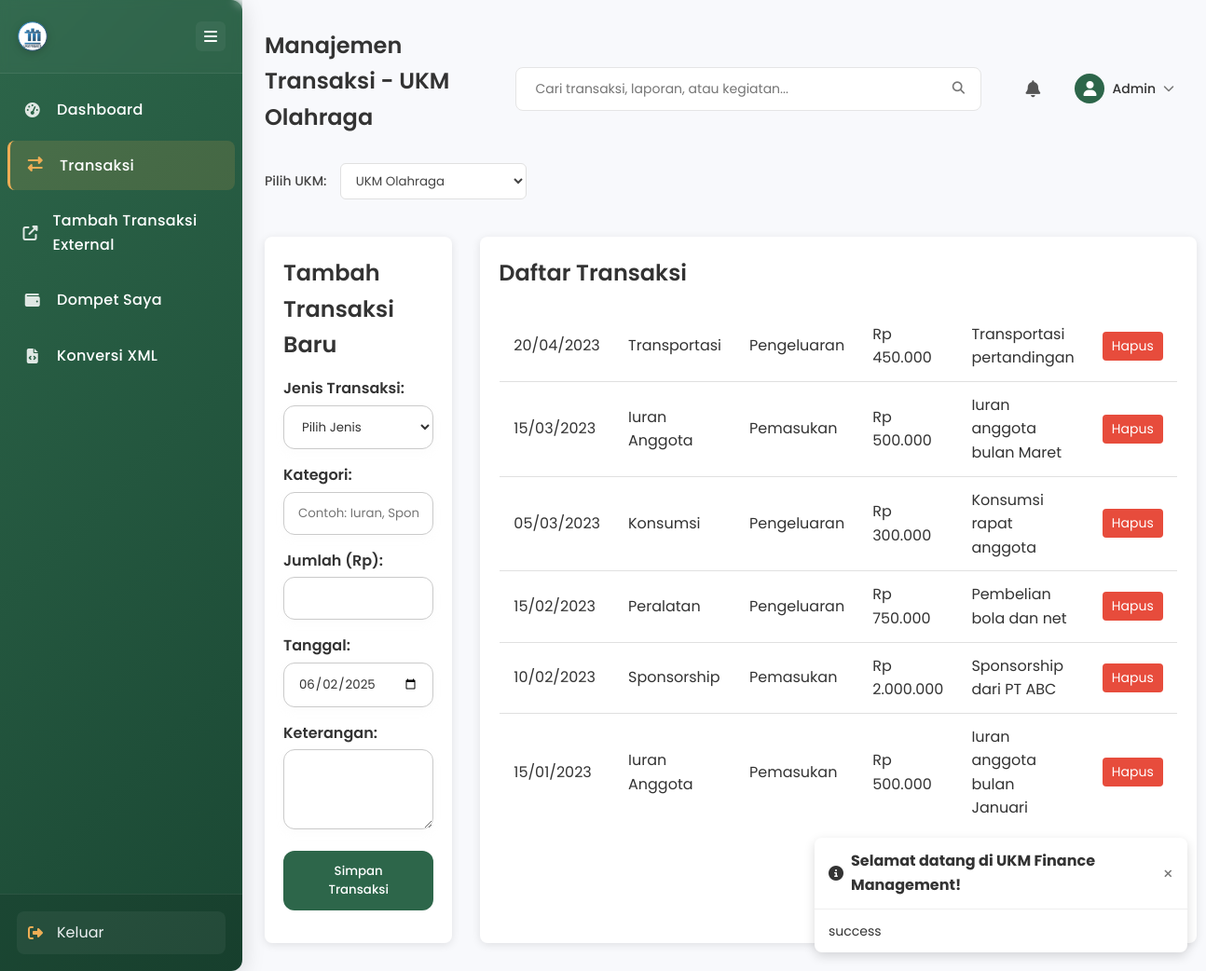
Screenshot of /transaksi.php?ukm_id=1 (signed in) with the database file from the repository.
### tables this page shows
CREATE TABLE IF NOT EXISTS `ukm` (
  `id` int(11) NOT NULL AUTO_INCREMENT,
  `nama_ukm` varchar(100) NOT NULL,
  `deskripsi` text,
  `ketua` varchar(100) DEFAULT NULL,
  `logo` varchar(255) DEFAULT NULL,
  `created_at` timestamp NOT NULL DEFAULT CURRENT_TIMESTAMP,
  `updated_at` timestamp NOT NULL DEFAULT CURRENT_TIMESTAMP ON UPDATE CURRENT_TIMESTAMP,
  PRIMARY KEY (`id`)
);

CREATE TABLE IF NOT EXISTS `transaksi` (
  `id` int(11) NOT NULL AUTO_INCREMENT,
  `ukm_id` int(11) NOT NULL,
  `jenis` enum('pemasukan','pengeluaran') NOT NULL,
  `kategori` varchar(100) NOT NULL,
  `jumlah` decimal(15,2) NOT NULL,
  `tanggal` date NOT NULL,
  `keterangan` text,
  `created_by` int(11) DEFAULT NULL,
  `created_at` timestamp NOT NULL DEFAULT CURRENT_TIMESTAMP,
  `updated_at` timestamp NOT NULL DEFAULT CURRENT_TIMESTAMP ON UPDATE CURRENT_TIMESTAMP,
  PRIMARY KEY (`id`),
  KEY `ukm_id` (`ukm_id`),
  KEY `created_by` (`created_by`),
  CONSTRAINT `transaksi_ibfk_1` FOREIGN KEY (`ukm_id`) REFERENCES `ukm` (`id`) ON DELETE CASCADE,
  CONSTRAINT `transaksi_ibfk_2` FOREIGN KEY (`created_by`) REFERENCES `users` (`id`) ON DELETE SET NULL
);

### class/finance.php (called while the page is built, shortened)
<?php
class Finance {
    private $host = 'localhost';
    private $user = 'root';
    private $pass = '';
    private $database = "ukm_finance";
    private $tblTransaksi = 'transaksi';
    private $tblUkm = 'ukm';
    private $dbConnect = false;
    public function __construct() {
        if(!$this->dbConnect) {
            try {
                $conn = new mysqli($this->host, $this->user, $this->pass, $this->database);
                $this->dbConnect = $conn;
            } catch (Exception $e) {
                error_log("Database connection error: " . $e->getMessage());
                throw new Exception("Database connection error: " . $e->getMessage());
            }
        }
    }
    public function getTransaksi($ukm_id = null, $limit = null) {
        $sqlQuery = "SELECT t.*, u.nama_ukm
                    FROM ".$this->tblTransaksi." t
                    LEFT JOIN ".$this->tblUkm." u ON t.ukm_id = u.id";
        $params = [];
        $types = "";
        if($ukm_id) {
            $sqlQuery .= " WHERE t.ukm_id = ?";
            $params[] = (int)$ukm_id;
            $types .= "i";
        }
        $sqlQuery .= " ORDER BY t.tanggal DESC";
        $stmt = $this->dbConnect->prepare($sqlQuery);
        if (!empty($params)) {
            $stmt->bind_param($types, ...$params);
        }
        if (!$stmt->execute()) {
            $error = $stmt->error;
            $stmt->close();
            throw new Exception("Failed to execute query: " . $error);
        }
        $result = $stmt->get_result();
        $transaksiData = [];
        while($transaksiRecord = $result->fetch_assoc()) {
            $transaksiData[] = $transaksiRecord;
        }
        return $transaksiData;
    }
    public function getUkm() {
        try {
            $sqlQuery = "SELECT * FROM ".$this->tblUkm." ORDER BY nama_ukm";
            $result = $this->dbConnect->query($sqlQuery);
            $ukmData = array();
            while($ukmRecord = $result->fetch_assoc()) {
                $ukmData[] = $ukmRecord;
            }
            return $ukmData;
        } catch (Exception $e) {
            error_log("Error in getUkm: " . $e->getMessage());
            throw new Exception("Failed to get UKM list: " . $e->getMessage());
        }
    }
}
?>

### transaksi.php (the view, shortened to what this page needs)
<?php
include('inc/header.php');
include('class/finance.php');
$finance = new Finance();
$ukms = $finance->getUkm();
$ukm_id = isset($_GET['ukm_id']) ? $_GET['ukm_id'] : (isset($_SESSION['ukm_id']) ? $_SESSION['ukm_id'] : (count($ukms) > 0 ? $ukms[0]['id'] : null));
$transaksi = $finance->getTransaksi($ukm_id);
$ukm_name = "";
foreach($ukms as $ukm) {
    if($ukm['id'] == $ukm_id) {
        $ukm_name = $ukm['nama_ukm'];
        break;
    }
}
?>
<div class="wrapper">
    <?php include('inc/sidebar.php'); ?>
    <div id="main-content">
        <section class="transaksi-page">
            <div class="page-header">
                <h1>Manajemen Transaksi <?php echo $ukm_name ? "- $ukm_name" : ""; ?></h1>
                <?php include('inc/profile_bar.php'); ?>
            </div>
    <?php if($ukm_id): ?>
        <div class="ukm-selector">
            <form method="GET" action="">
                <label for="ukm">Pilih UKM:</label>
                <select name="ukm_id" id="ukm" onchange="this.form.submit()">
                    <?php foreach($ukms as $ukm): ?>
                        <option value="<?php echo $ukm['id']; ?>" <?php echo ($ukm['id'] == $ukm_id) ? 'selected' : ''; ?>>
                            <?php echo $ukm['nama_ukm']; ?>
                        </option>
                    <?php endforeach; ?>
                </select>
            </form>
        </div>
        <div class="transaksi-container">
            <div class="transaksi-form">
                <h2>Tambah Transaksi Baru</h2>
                <form method="POST" action="">
                    <div class="form-group">
                        <label for="jenis">Jenis Transaksi:</label>
                        <select name="jenis" id="jenis" required>
                            <option value="">Pilih Jenis</option>
                        </select>
                    </div>
                    <div class="form-group">
                        <label for="kategori">Kategori:</label>
                        <input type="text" name="kategori" id="kategori" required placeholder="Contoh: Iuran, Sponsorship, Konsumsi, dll">
                    </div>
                    <div class="form-group">
                        <label for="jumlah">Jumlah (Rp):</label>
                        <input type="number" name="jumlah" id="jumlah" required min="0">
                    </div>
                    <div class="form-group">
                        <label for="tanggal">Tanggal:</label>
                        <input type="date" name="tanggal" id="tanggal" required value="<?php echo date('Y-m-d'); ?>">
                    </div>
                    <div class="form-group">
                        <label for="keterangan">Keterangan:</label>
                        <textarea name="keterangan" id="keterangan" rows="3"></textarea>
                    </div>
                    <div class="form-group">
                        <button type="submit" class="btn btn-primary">Simpan Transaksi</button>
                    </div>
                </form>
            </div>
            <div class="transaksi-list">
                <h2>Daftar Transaksi</h2>
                <table id="transaksiTable">
                    <tbody>
                        <?php if(count($transaksi) > 0): ?>
                            <?php foreach($transaksi as $t): ?>
                                <tr class="<?php echo $t['jenis']; ?>">
                                    <td><?php echo date('d/m/Y', strtotime($t['tanggal'])); ?></td>
                                    <td><?php echo $t['kategori']; ?></td>
                                    <td><?php echo ucfirst($t['jenis']); ?></td>
                                    <td>Rp <?php echo number_format($t['jumlah'], 0, ',', '.'); ?></td>
                                    <td><?php echo $t['keterangan']; ?></td>
                                    <td>
                                        <form method="POST" action="" style="display: inline;">
                                            <button type="submit" class="btn-delete" onclick="return confirm('Apakah Anda yakin ingin menghapus transaksi ini?')">Hapus</button>
                                        </form>
                                    </td>
                                </tr>
                            <?php endforeach; ?>
                        <?php else: ?>
                            <tr>
                                <td colspan="6" class="no-data">Belum ada transaksi</td>
                            </tr>
                        <?php endif; ?>
                    </tbody>
                </table>
            </div>
        </div>
    <?php else: ?>
        <div class="no-ukm">
            <p>Tidak ada UKM yang tersedia. Silakan hubungi administrator.</p>
        </div>
    <?php endif; ?>
        </section>
    </div>
</div>

### style/style.css (style rules this page uses)
* { margin: 0; padding: 0; box-sizing: border-box; font-family: 'Poppins', sans-serif; }
:root { --primary-color: #2D664A; --secondary-color: #EEAD55; --danger-color: #FF5252; --background-color: #F8F9FC; --text-color: #333333; --card-bg: #FFFFFF; --border-color: #E0E0E0; }
body { background-color: var(--background-color); color: var(--text-color); line-height: 1.6; min-height: 100vh; font-family: 'Poppins', 'Segoe UI', sans-serif; }
h1, h2, h3, h4, h5, h6 { font-family: 'Poppins', sans-serif; margin-bottom: 15px; color: var(--text-color); font-weight: 600; }
.btn { display: inline-block; padding: 12px 24px; background: var(--card-bg); color: var(--text-color); border: none; border-radius: 12px; cursor: pointer; transition: all 0.3s ease; box-shadow: var(--shadow-light), var(--shadow-dark); font-weight: 500; }
.btn-primary { background: var(--primary-color); color: white; }
.btn-delete { background-color: #e74c3c; color: white; border: none; border-radius: 4px; padding: 5px 10px; cursor: pointer; font-size: 14px; }
.wrapper { display: flex; width: 100%; min-height: 100vh; }
#main-content { width: calc(100% - 250px); margin-left: 250px; transition: all 0.3s; }
body, .card, .chart-card, .recent-transactions, table, th, td, .search-input, .search-btn, .filter-period, .notification-card-compact, .request-card-compact { transition: background-color 0.3s ease, color 0.3s ease, border-color 0.3s ease, box-shadow 0.3s ease; }
.dashboard, .transaksi-page, .laporan-page { max-width: 100%; margin: 30px auto; padding: 0; }
.transaksi-page { padding-left: 24px; padding-right: 24px; }
table { width: 100%; border-collapse: collapse; margin: 20px 0; background: var(--card-bg); border-radius: 8px; overflow: hidden; border: 1px solid var(--border-color); }
table th, table td { padding: 12px 15px; text-align: left; border-bottom: 1px solid var(--border-color); }
tr.pemasukan td:last-child { color: var(--secondary-color); }
tr.pengeluaran td:last-child { color: var(--danger-color); }
.ukm-selector { margin-bottom: 40px; background-color: transparent; display: flex; align-items: center; }
.ukm-selector label { margin-right: 10px; font-weight: 500; color: #444; font-size: 14px; }
.ukm-selector select { padding: 8px 12px; border-radius: 6px; border: 1px solid #e0e0e0; background-color: white; font-weight: 400; color: #444; min-width: 200px; outline: none; }
.transaksi-container { display: grid; grid-template-columns: 1fr 2fr; gap: 30px; padding-left: 0; padding-right: 0; }
.transaksi-form, .transaksi-list { background-color: #fff; border-radius: 8px; box-shadow: 0 2px 10px rgba(0, 0, 0, 0.1); padding: 20px; }
.form-group { margin-bottom: 15px; }
.form-group label { display: block; margin-bottom: 5px; font-weight: 600; }
.form-group input, .form-group select, .form-group textarea { width: 100%; padding: 12px 15px; border: none; border-radius: 12px; background: var(--card-bg); color: var(--text-color); transition: all 0.3s ease; border: #cacaca 1px solid; box-shadow: 0 4px 8px rgba(221, 221, 221, 0.1); }
.page-header { display: flex; justify-content: space-between; align-items: center; margin-bottom: 15px; }

### style/sidebar.css (style rules this page uses)
.wrapper { display: flex; width: 100%; min-height: 100vh; }
#main-content { width: calc(100% - 260px); margin-left: 260px; transition: all 0.3s ease; padding: 0; position: relative; }

### style/animations.css (style rules this page uses)
.btn, .btn-sm, .filter-period { transition: all 0.3s ease; }

### rows the page displays
ukm: nama_ukm "UKM Olahraga"
transaksi: tanggal "20/04/2023", kategori "Transportasi", jenis "Pengeluaran", jumlah "450.000", keterangan "Transportasi pertandingan"
transaksi: tanggal "15/03/2023", kategori "Iuran Anggota", jenis "Pemasukan", jumlah "500.000", keterangan "Iuran anggota bulan Maret"
transaksi: tanggal "05/03/2023", kategori "Konsumsi", jenis "Pengeluaran", jumlah "300.000", keterangan "Konsumsi rapat anggota"
transaksi: tanggal "15/02/2023", kategori "Peralatan", jenis "Pengeluaran", jumlah "750.000", keterangan "Pembelian bola dan net"
transaksi: tanggal "10/02/2023", kategori "Sponsorship", jenis "Pemasukan", jumlah "2.000.000", keterangan "Sponsorship dari PT ABC"
transaksi: tanggal "15/01/2023", kategori "Iuran Anggota", jenis "Pemasukan", jumlah "500.000", keterangan "Iuran anggota bulan Januari"

### other values shown
explode(' ', $_SESSION['user_name'])[0] "Admin"
form field ukm_id "UKM Olahraga"
